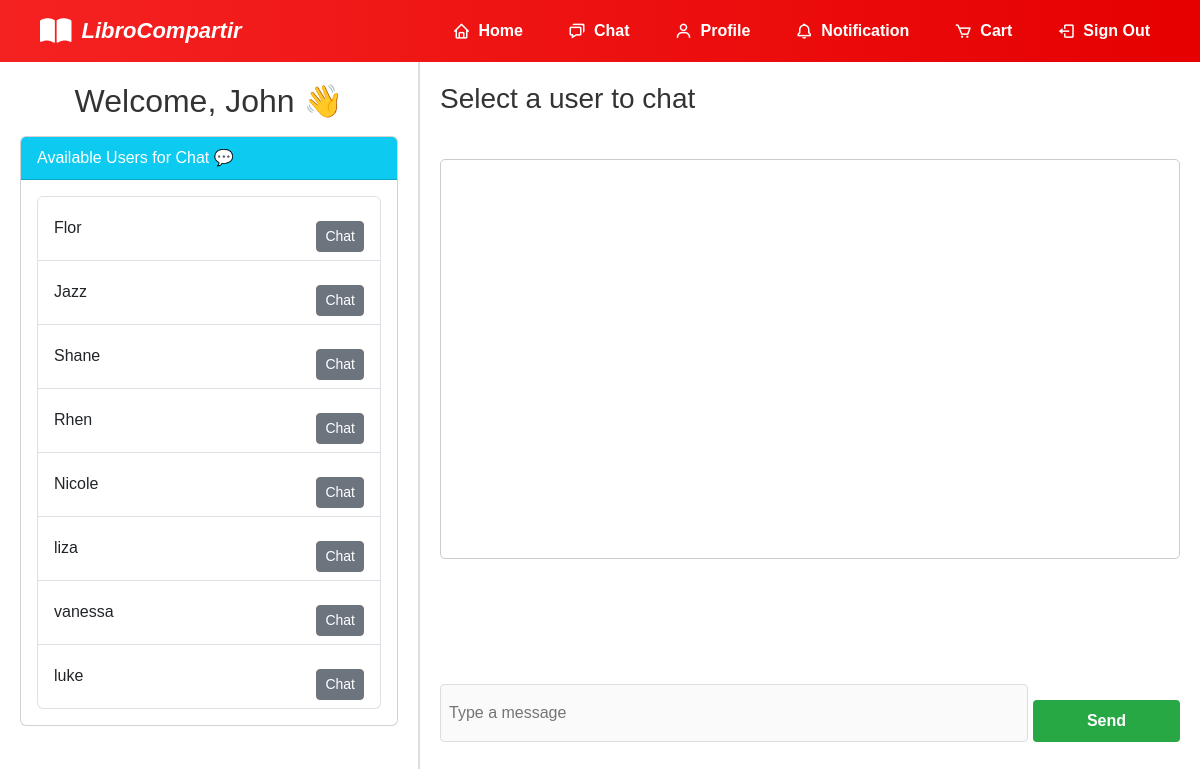
Screenshot of /libro_compartir/chat.php (signed in) with the database file from the repository.
### tables this page shows
CREATE TABLE `tbluser` (
  `user_id` int(11) NOT NULL,
  `first_name` varchar(255) NOT NULL,
  `middle_name` varchar(255) NOT NULL,
  `last_name` varchar(255) NOT NULL,
  `email` varchar(255) NOT NULL,
  `phone` int(10) NOT NULL,
  `username` varchar(255) NOT NULL,
  `password` varchar(255) NOT NULL,
  `image` blob NOT NULL,
  `college` varchar(255) NOT NULL,
  `course` varchar(255) NOT NULL,
  `year_level` varchar(50) NOT NULL,
  `birthday` date NOT NULL,
  `baranggay` varchar(255) NOT NULL,
  `city` varchar(255) NOT NULL,
  `role` varchar(50) NOT NULL DEFAULT 'user',
  `user_status` enum('active','inactive') DEFAULT 'active',
  `student_id_image` blob NOT NULL,
  `registration_status` enum('pending','approved','rejected') NOT NULL DEFAULT 'pending'
);

### libro_compartir/chat.php (the view, shortened to what this page needs)
<?php
include "config.php";
$user_id = $_SESSION['user_id'];
$username = $_SESSION['username'];
?>
<!DOCTYPE html>
<html lang="en">
<head>
    <link href="https://cdn.jsdelivr.net/npm/bootstrap@5.3.0/dist/css/bootstrap.min.css" rel="stylesheet">
    <link rel="stylesheet" href="navbar.css">
    <link href='https://unpkg.com/boxicons@2.1.4/css/boxicons.min.css' rel='stylesheet'>
    <link rel="stylesheet" href="https://cdnjs.cloudflare.com/ajax/libs/font-awesome/6.0.0/css/all.min.css">
</head>
<body>
<nav class="navbar">
<div class="brand-logo">
<i class="fas fa-book-open"></i>
  <span>LibroCompartir</span>
</div>
    <ul class="nav-links">
        <li><a href="userfyp.php"><i class='bx bx-home'></i> Home</a></li>
        <li><a href="chat.php"><i class='bx bx-chat'></i> Chat</a></li>
        <li><a href="user.php"><i class='bx bx-user'></i> Profile</a></li>
        <li><a href="notifications.php"><i class='bx bx-bell'></i> Notification</a></li>
        <li><a href="cart.php"><i class='bx bx-cart'></i> Cart</a></li>
        <li><a href="login.php"><i class='bx bx-log-out'></i> Sign Out</a></li>
    </ul>
</nav>
<div class="main-container">
    <div class="dashboard">
        <h2 class="text-center mb-3">Welcome, <?php echo htmlspecialchars($username); ?> 👋</h2>
        <div class="card">
            <div class="card-header bg-info text-white">Available Users for Chat 💬</div>
            <div class="card-body">
                <ul class="list-group">
                    <?php
                    $result = $conn->query("SELECT * FROM tbluser WHERE user_id != $user_id");
                    if ($result->num_rows > 0) {
                        while ($row = $result->fetch_assoc()) {
                            echo "<li class='list-group-item d-flex justify-content-between align-items-center'>
                                    <span>" . htmlspecialchars($row['username']) . "</span>
                                    <button class='btn btn-sm btn-secondary start-chat' data-id='" . $row['user_id'] . "' data-name='" . htmlspecialchars($row['username']) . "'>Chat</button>
                                  </li>";
                        }
                    } else {
                        echo "<p class='text-muted'>No users available to chat.</p>";
                    }
                    ?>
                </ul>
            </div>
        </div>
    </div>
    <div class="chat-container">
        <h3 id="chat-header">Select a user to chat</h3>
        <div id="chat-box" class="chat-box"></div>
        <div class="chat-input-container">
            <input type="text" id="message" class="chat-input" placeholder="Type a message" disabled>
            <button id="send" class="chat-send" disabled>Send</button>
        </div>
    </div>
</div>
</body>
</html>

### libro_compartir/navbar.css (style rules this page uses)
* { margin: 0; padding: 0; box-sizing: border-box; font-family: Arial, sans-serif; }
body { line-height: 1.6; margin: 0; }
.navbar { background: linear-gradient(to right, #f52222, #e60000); display: flex; justify-content: space-between; align-items: center; padding: 12px 40px; font-family: 'Segoe UI', sans-serif; }
.nav-links { list-style: none; display: flex; gap: 25px; margin: 0; padding: 0; }
.nav-links li a { text-decoration: none; color: white; font-size: 16px; display: flex; align-items: center; gap: 8px; transition: background 0.3s, padding 0.3s; padding: 6px 10px; border-radius: 5px; }
.nav-links li a i { font-size: 18px; }
.brand-logo { display: flex; align-items: center; gap: 10px; color: white; font-size: 22px; font-weight: bold; font-style: italic; }
.brand-logo i { font-size: 28px; }
body { font-family: 'Arial', sans-serif; margin: 0; padding: 0; color: #333; line-height: 1.6; background-color: #f7f8fc; }
a { color:red; text-decoration: none; font-weight: bold; }
button, a.button { display: inline-block; background: #2575fc; color: #fff; padding: 0.8rem 1.5rem; text-align: center; border: none; border-radius: 4px; cursor: pointer; font-size: 1rem; font-weight: bold; margin-top: 1rem; text-decoration: none; }
body { font-family: Arial, sans-serif; margin: 0; padding: 0; background: #f3e5e5; color: #333; }

### libro_compartir/chat.php (style rules this page uses)
a { color:red; text-decoration: none; font-weight: bold; }
body { background-color: #f8f9fa; }
.main-container { display: flex; height: 100vh; }
.dashboard { width: 35%; padding: 20px; overflow-y: auto; border-right: 2px solid #ddd; background: white; }
.chat-container { width: 65%; padding: 20px; display: flex; flex-direction: column; justify-content: space-between; background: white; }
.chat-box { height: 400px; overflow-y: auto; border: 1px solid #ccc; padding: 10px; background: #fff; border-radius: 5px; }
.chat-input-container { display: flex; margin-top: 90px; }
.chat-input { width: 80%; padding: 8px; border: 1px solid #ddd; border-radius: 4px; margin-bottom: 100px; }
.chat-send { width: 20%; padding: 8px; background: #28a745; color: white; border: none; cursor: pointer; border-radius: 4px; margin-left: 5px; margin-bottom: 100px; }
.navbar { background: linear-gradient(to right, #f52222, #e60000); display: flex; justify-content: space-between; align-items: center; padding: 12px 40px; font-family: 'Segoe UI', sans-serif; }
.nav-links { list-style: none; display: flex; gap: 25px; margin: 0; padding: 0; }
.nav-links li a { text-decoration: none; color: white; font-size: 16px; display: flex; align-items: center; gap: 8px; transition: background 0.3s, padding 0.3s; padding: 6px 10px; border-radius: 5px; }
.nav-links li a i { font-size: 18px; }
.brand-logo { display: flex; align-items: center; gap: 10px; color: white; font-size: 22px; font-weight: bold; font-style: italic; }
.brand-logo i { font-size: 28px; }

### rows the page displays
tbluser: username "Flor"
tbluser: username "Jazz"
tbluser: username "Shane"
tbluser: username "Rhen"
tbluser: username "Nicole"
tbluser: username "liza"
tbluser: username "vanessa"
tbluser: username "luke"

### other values shown
$username "John"
